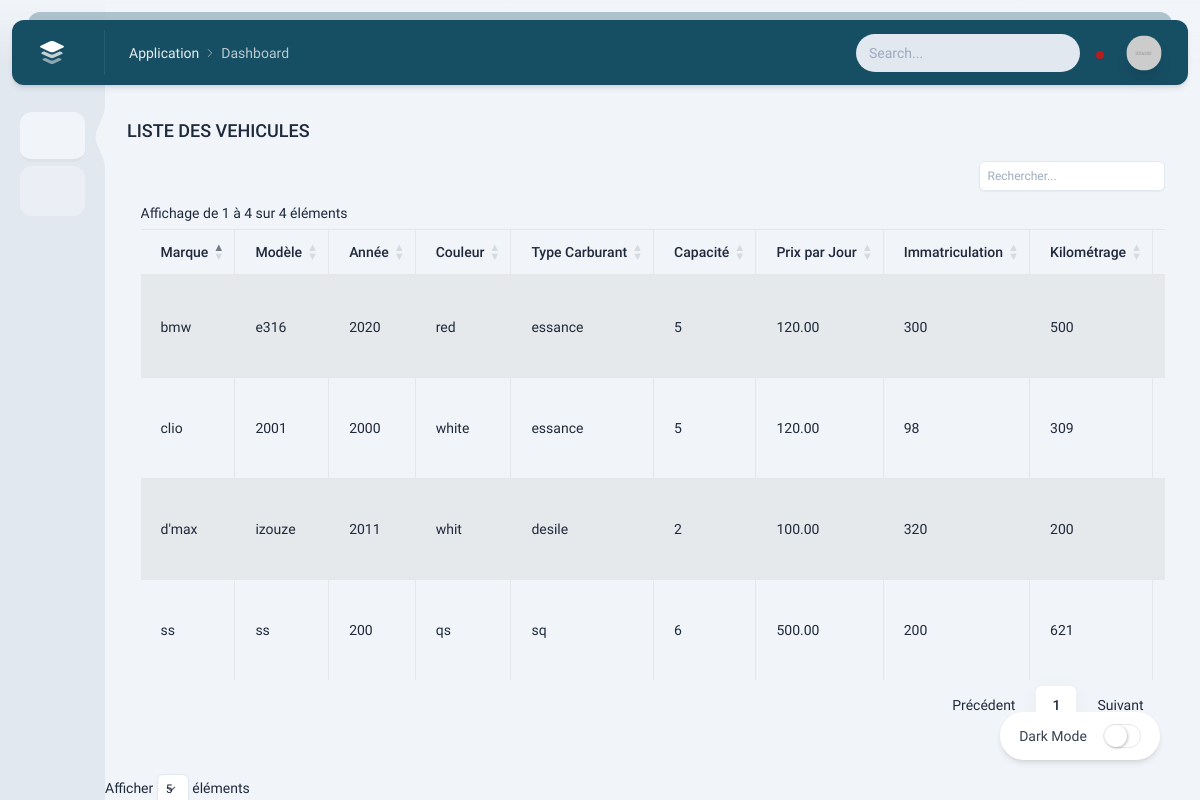
The app's page /list_vehicules/ with its own data.
### store/models.py (models this page shows, shortened)
class Vehicule(models.Model):
    marque = models.CharField(max_length=100)
    modele = models.CharField(max_length=100)
    annee = models.IntegerField()
    couleur = models.CharField(max_length=50)
    type_carburant = models.CharField(max_length=50)
    capacite = models.IntegerField()
    prix_par_jour = models.DecimalField(max_digits=10, decimal_places=2)
    disponible = models.BooleanField(default=True)
    date_ajout = models.DateTimeField(auto_now_add=True)
    immatriculation = models.CharField(max_length=50, unique=True)
    kilometrage = models.IntegerField()
    etat = models.CharField(max_length=50, choices=[('disponible', 'Disponible'), ('reservé', 'Réservé'), ('maintenance', 'Maintenance')])

### store/views.py (the view)
# urls.py: path('list_vehicules/', views.list_vehicules, name='list_vehicules'),
def list_vehicules(request):
    vehicules = Vehicule.objects.all()
    return render(request, 'list_vehicules.html', {'vehicules': vehicules})

### store/templates/list_vehicules.html (shortened to what this page needs)
{% extends 'base.html' %}
{% load static %}
{% block css %}
    <link rel="stylesheet" href="https://cdn.datatables.net/1.10.23/css/dataTables.bootstrap4.min.css">
{% endblock %}
{% block content %}
<div class="intro-y flex items-center mt-8">
    <h2 class="text-lg font-medium mr-auto">LISTE DES VEHICULES</h2>
</div>
<div class="container mt-4">
    <div class="overflow-x-auto">
        <table id="vehicleTable" class="table table-bordered table-striped">
            <thead>
                <tr>
                    <th class="whitespace-nowrap">Marque</th>
                    <th class="whitespace-nowrap">Modèle</th>
                    <th class="whitespace-nowrap">Année</th>
                    <th class="whitespace-nowrap">Couleur</th>
                    <th class="whitespace-nowrap">Type Carburant</th>
                    <th class="whitespace-nowrap">Capacité</th>
                    <th class="whitespace-nowrap">Prix par Jour</th>
                    <th class="whitespace-nowrap">Immatriculation</th>
                    <th class="whitespace-nowrap">Kilométrage</th>
                    <th class="whitespace-nowrap">État</th>
                </tr>
            </thead>
            <tbody>
                {% for vehicule in vehicules %}
                    <tr>
                        <td>{{ vehicule.marque }}</td>
                        <td>{{ vehicule.modele }}</td>
                        <td>{{ vehicule.annee }}</td>
                        <td>{{ vehicule.couleur }}</td>
                        <td>{{ vehicule.type_carburant }}</td>
                        <td>{{ vehicule.capacite }}</td>
                        <td>{{ vehicule.prix_par_jour }}</td>
                        <td>{{ vehicule.immatriculation }}</td>
                        <td>{{ vehicule.kilometrage }}</td>
                        <td>{{ vehicule.etat }}</td>
                    </tr>
                {% endfor %}
            </tbody>
        </table>
    </div>
</div>
{% endblock %}

### records on screen
Vehicule: marque "ss", modele "ss", annee "200", couleur "qs", type_carburant "sq", capacite "6", prix_par_jour "500.00", immatriculation "200", kilometrage "621"
Vehicule: marque "bmw", modele "e316", annee "2020", couleur "red", type_carburant "essance", capacite "5", prix_par_jour "120.00", immatriculation "300", kilometrage "500"
Vehicule: marque "clio", modele "2001", annee "2000", couleur "white", type_carburant "essance", capacite "5", prix_par_jour "120.00", immatriculation "98", kilometrage "309"
Vehicule: marque "d'max", modele "izouze", annee "2011", couleur "whit", type_carburant "desile", capacite "2", prix_par_jour "100.00", immatriculation "320", kilometrage "200"
